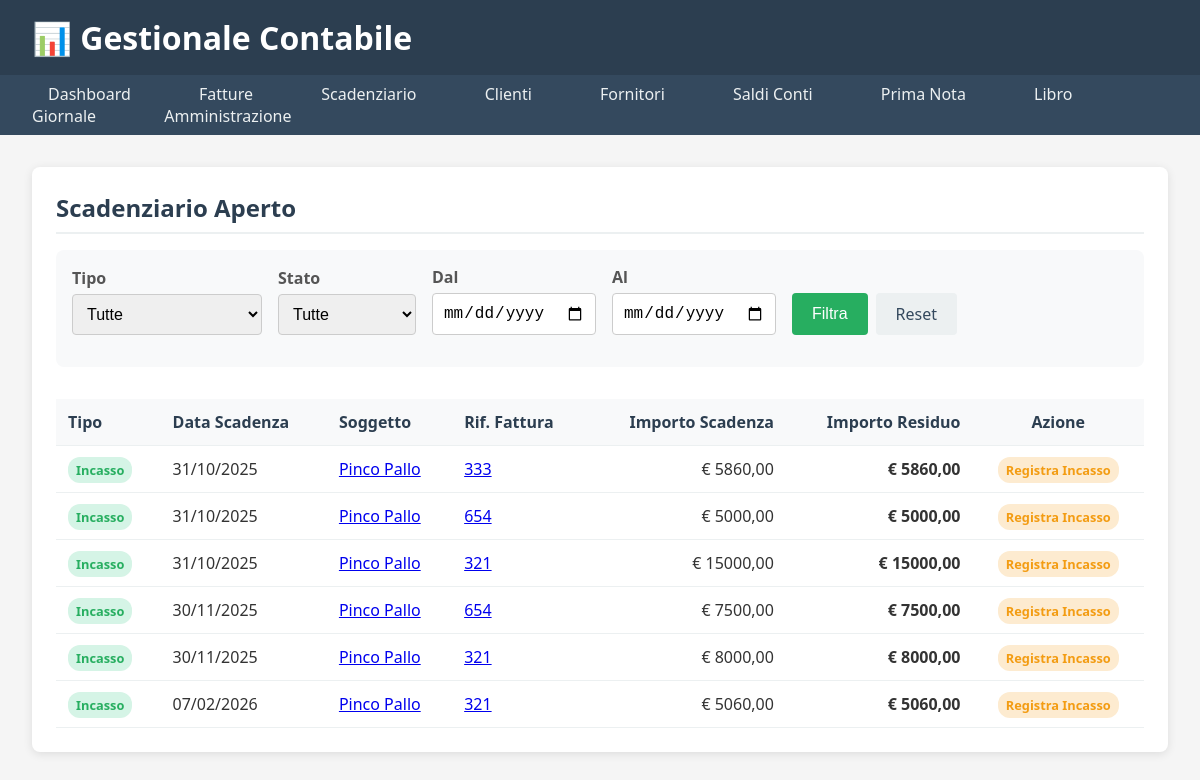
Before: /fatture/scadenziario/ with the older database file.
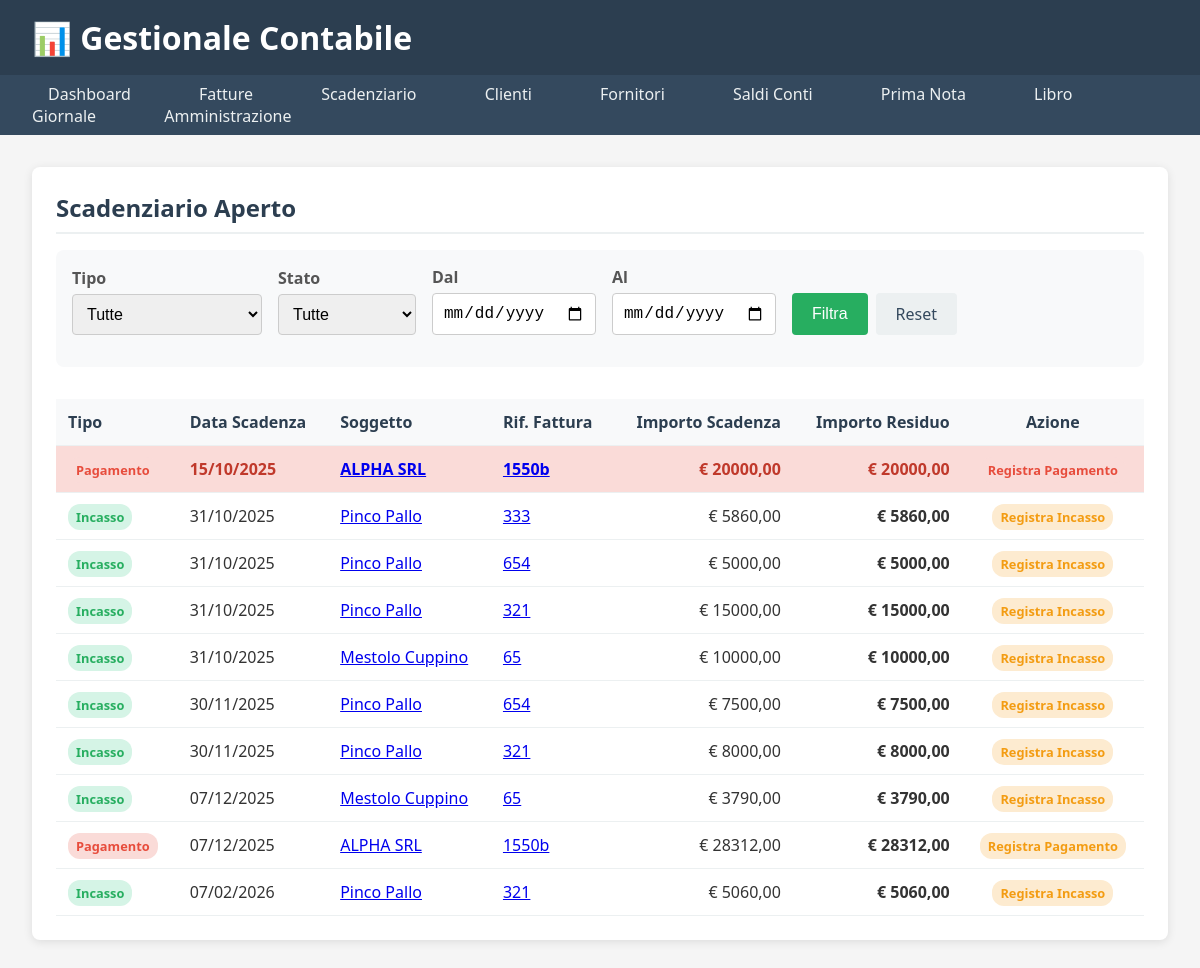
After: the same page with the newer database file.
### clienti/models.py (models this page shows, shortened)
class Cliente(models.Model):
    ragione_sociale = models.CharField(
        max_length=200,
        verbose_name="Ragione Sociale",
        help_text="Nome completo dell'azienda o della persona"
    )
    indirizzo = models.CharField(
        max_length=255,
        verbose_name="Indirizzo",
        blank=True
    )
    citta = models.CharField(
        max_length=100,
        verbose_name="Città",
        blank=True
    )
    cap = models.CharField(
        max_length=5,
        verbose_name="CAP",
        blank=True,
        validators=[RegexValidator(r'^\d{5}$', 'Il CAP deve avere 5 numeri')]
    )
    provincia = models.CharField(
        max_length=2,
        verbose_name="Provincia",
        blank=True,
        help_text="Sigla provincia (es: RM)"
    )
    partita_iva = models.CharField(
        max_length=11,
        verbose_name="Partita IVA",
        unique=True,
        validators=[RegexValidator(r'^\d{11}$', 'La P.IVA deve avere 11 numeri')],
        help_text="Partita IVA (11 cifre)"
    )
    codice_fiscale = models.CharField(
        max_length=16,
        verbose_name="Codice Fiscale",
        blank=True,
        help_text="Codice Fiscale (16 caratteri)"
    )
    email = models.EmailField(
        verbose_name="Email",
        blank=True
    )
    telefono = models.CharField(
        max_length=20,
        verbose_name="Telefono",
        blank=True
    )
    STATO_CLIENTE = [
        ('attivo', 'Attivo'),
        ('inattivo', 'Inattivo'),
        ('bloccato', 'Bloccato'),
    ]
    stato = models.CharField(
        max_length=10,
        choices=STATO_CLIENTE,
        default='attivo',
        verbose_name="Stato Cliente"
    )
    def get_absolute_url(self):
        return reverse('clienti:dettaglio_cliente', kwargs={'pk': self.pk})
    class Meta:
        verbose_name = "Cliente"
        verbose_name_plural = "Clienti"
        ordering = ['ragione_sociale']

### fatture/models.py (models this page shows, shortened)
class ScadenzaFattura(models.Model):
    fattura = models.ForeignKey(
        Fattura,
        on_delete=models.CASCADE,
        related_name='scadenze',
        verbose_name="Fattura di Riferimento"
    )
    data_scadenza = models.DateField(
        verbose_name="Data Scadenza Pagamento"
    )
    importo = models.DecimalField(
        max_digits=10,
        decimal_places=2,
        verbose_name="Importo Scadenza"
    )
    STATO_SCADENZA = [
        ('da_pagare', 'Da Pagare'),
        ('parzialmente_pagata', 'Parzialmente Pagata'),
        ('pagata', 'Pagata'),
    ]
    stato = models.CharField(
        max_length=20,
        choices=STATO_SCADENZA,
        default='da_pagare'
    )
    data_pagamento = models.DateField(
        null=True,
        blank=True,
        verbose_name="Data Effettiva Pagamento"
    )
    def is_scaduta(self):
        if not self.data_scadenza:
            return False
        return (self.data_scadenza < timezone.now().date()
                and self.stato != 'pagata')
    class Meta:
        verbose_name = "Scadenza Fattura"
        verbose_name_plural = "Scadenze Fatture"
        ordering = ['data_scadenza']

class Fattura(models.Model):
    cliente = models.ForeignKey(
        'clienti.Cliente',  # Referenza all'app clienti
        on_delete=models.PROTECT,  # Impedisce cancellazione se ci sono fatture
        related_name='fatture',
        verbose_name="Cliente",
        help_text="Seleziona il cliente a cui intestare la fattura"
    )
    numero = models.CharField(
        max_length=20,
        verbose_name="Numero Fattura"
    )
    data_emissione = models.DateField(
        verbose_name="Data Emissione"
    )
    importo_totale = models.DecimalField(
        max_digits=10,
        decimal_places=2,
        verbose_name="Importo Totale Fattura"
    )
    aliquota_iva = models.DecimalField(
        max_digits=5,
        decimal_places=2,
        default=22.00,
        verbose_name="Aliquota IVA"
    )
    descrizione = models.TextField(blank=True)
    STATO_FATTURA = [
        ('bozza', 'Bozza'),
        ('emessa', 'Emessa'),
        ('parzialmente_pagata', 'Parzialmente Pagata'),
        ('pagata', 'Pagata'),
    ]
    stato = models.CharField(
        max_length=20,
        choices=STATO_FATTURA,
        default='bozza'
    )

### fornitori/models.py (models this page shows, shortened)
class Fornitore(models.Model):
    ragione_sociale = models.CharField(max_length=200, verbose_name="Ragione Sociale")
    indirizzo = models.CharField(max_length=255, verbose_name="Indirizzo", blank=True)
    citta = models.CharField(max_length=100, verbose_name="Città", blank=True)
    cap = models.CharField(max_length=5, verbose_name="CAP", blank=True, validators=[RegexValidator(r'^\d{5}$', 'Il CAP deve avere 5 numeri')])
    provincia = models.CharField(max_length=2, verbose_name="Provincia", blank=True, help_text="Sigla provincia (es: MI)")
    partita_iva = models.CharField(
        max_length=11,
        verbose_name="Partita IVA",
        unique=True,
        validators=[RegexValidator(r'^\d{11}$', 'La P.IVA deve avere 11 numeri')]
    )
    codice_fiscale = models.CharField(max_length=16, verbose_name="Codice Fiscale", blank=True)
    email = models.EmailField(verbose_name="Email", blank=True)
    telefono = models.CharField(max_length=20, verbose_name="Telefono", blank=True)
    STATO_FORNITORE = [
        ('attivo', 'Attivo'),
        ('inattivo', 'Inattivo'),
        ('bloccato', 'Bloccato'),
    ]
    stato = models.CharField(max_length=10, choices=STATO_FORNITORE, default='attivo', verbose_name="Stato Fornitore")
    def get_absolute_url(self):
        return reverse('fornitori:dettaglio_fornitore', kwargs={'pk': self.pk})
    class Meta:
        verbose_name = "Fornitore"
        verbose_name_plural = "Fornitori"
        ordering = ['ragione_sociale']

### acquisti/models.py (models this page shows, shortened)
class ScadenzaFatturaAcquisto(models.Model):
    fattura_acquisto = models.ForeignKey(
        FatturaAcquisto,
        on_delete=models.CASCADE,
        related_name='scadenze_acquisto',
        verbose_name="Fattura di Riferimento"
    )
    data_scadenza = models.DateField(verbose_name="Data Scadenza Pagamento")
    importo = models.DecimalField(max_digits=10, decimal_places=2, verbose_name="Importo Scadenza")
    STATO_SCADENZA = [
        ('da_pagare', 'Da Pagare'),
        ('parzialmente_pagata', 'Parzialmente Pagata'),
        ('pagata', 'Pagata'),
    ]
    stato = models.CharField(max_length=20, choices=STATO_SCADENZA, default='da_pagare')
    data_pagamento = models.DateField(null=True, blank=True, verbose_name="Data Effettivo Pagamento")
    def is_scaduta(self):
        if not self.data_scadenza:
            return False
        return (self.data_scadenza < timezone.now().date() and self.stato != 'pagata')
    class Meta:
        verbose_name = "Scadenza Fattura di Acquisto"
        verbose_name_plural = "Scadenze Fatture di Acquisto"
        ordering = ['data_scadenza']

class FatturaAcquisto(models.Model):
    fornitore = models.ForeignKey(
        'fornitori.Fornitore',
        on_delete=models.PROTECT,
        related_name='fatture_acquisto',
        verbose_name="Fornitore"
    )
    numero = models.CharField(max_length=50, verbose_name="Numero Fattura")
    data_documento = models.DateField(verbose_name="Data Documento")
    data_ricezione = models.DateField(verbose_name="Data Ricezione", default=timezone.now)
    importo_totale = models.DecimalField(max_digits=10, decimal_places=2, verbose_name="Imponibile")
    aliquota_iva = models.DecimalField(max_digits=5, decimal_places=2, default=22.00, verbose_name="Aliquota IVA")
    descrizione = models.TextField(blank=True)
    STATO_FATTURA = [
        ('da_registrare', 'Da Registrare'),
        ('registrata', 'Registrata'),
        ('parzialmente_pagata', 'Parzialmente Pagata'),
        ('pagata', 'Pagata'),
    ]
    stato = models.CharField(max_length=20, choices=STATO_FATTURA, default='da_registrare')
    class Meta:
        verbose_name = "Fattura di Acquisto"
        verbose_name_plural = "Fatture di Acquisto"
        ordering = ['-data_documento']

### fatture/views.py (the view)
# urls.py: path('scadenziario/', views.scadenziario, name='scadenziario'),
def scadenziario(request):
    if request.method == 'POST':
        form_type = request.POST.get('form_type')
        if form_type == 'incasso':
            incasso_form = IncassoForm(request.POST)
            spesa_form = SpesaForm()
            if incasso_form.is_valid():
                scadenza_id = request.POST.get('scadenza_id')
                scadenza = get_object_or_404(ScadenzaFattura, id=scadenza_id)
                if scadenza.fattura.stato == 'bozza':
                    incasso_form.add_error(None, "Operazione non permessa: non è possibile registrare un incasso per una fattura in stato 'Bozza'.")
                else:
                    incasso = incasso_form.save(commit=False)
                    incasso.scadenza = scadenza
                    incasso.save()
                    return redirect('fatture:scadenziario')
        elif form_type == 'spesa':
            spesa_form = SpesaForm(request.POST)
            incasso_form = IncassoForm()
            if spesa_form.is_valid():
                scadenza_id = request.POST.get('scadenza_id')
                scadenza = get_object_or_404(ScadenzaFatturaAcquisto, id=scadenza_id)
                if scadenza.fattura_acquisto.stato == 'da_registrare':
                    spesa_form.add_error(None, "Operazione non permessa: non è possibile registrare un pagamento per una fattura di acquisto non ancora registrata.")
                else:
                    spesa = spesa_form.save(commit=False)
                    spesa.scadenza = scadenza
                    spesa.save()
                    return redirect('fatture:scadenziario')
    else:
        incasso_form = IncassoForm()
        spesa_form = SpesaForm()
    tipo_filtro = request.GET.get('tipo', 'tutte')
    stato_filtro = request.GET.get('stato', 'tutte')
    data_da = request.GET.get('data_da')
    data_a = request.GET.get('data_a')
    scadenze_attive_qs = ScadenzaFattura.objects.annotate(
        residuo_calcolato=F('importo') - Coalesce(Sum('incassi__importo_incassato'), Decimal('0.00'))
    ).filter(residuo_calcolato__gt=0)
    scadenze_passive_qs = ScadenzaFatturaAcquisto.objects.annotate(
        residuo_calcolato=F('importo') - Coalesce(Sum('pagamenti__importo_pagato'), Decimal('0.00'))
    ).filter(residuo_calcolato__gt=0)
    if stato_filtro == 'scadute':
        scadenze_attive_qs = scadenze_attive_qs.filter(data_scadenza__lt=timezone.now().date())
        scadenze_passive_qs = scadenze_passive_qs.filter(data_scadenza__lt=timezone.now().date())
    if data_da:
        scadenze_attive_qs = scadenze_attive_qs.filter(data_scadenza__gte=data_da)
        scadenze_passive_qs = scadenze_passive_qs.filter(data_scadenza__gte=data_da)
    if data_a:
        scadenze_attive_qs = scadenze_attive_qs.filter(data_scadenza__lte=data_a)
        scadenze_passive_qs = scadenze_passive_qs.filter(data_scadenza__lte=data_a)
    scadenze_unificate = []
    if tipo_filtro in ['tutte', 'attive']:
        for s in scadenze_attive_qs.select_related('fattura__cliente'):
            scadenze_unificate.append({
                'tipo': 'attiva',
                'data_scadenza': s.data_scadenza,
                'riferimento_fattura': s.fattura.numero,
                'url_fattura': reverse('fatture:dettaglio_fattura', kwargs={'pk': s.fattura.pk}),
                'soggetto': s.fattura.cliente,
                'url_soggetto': s.fattura.cliente.get_absolute_url(),
                'importo_scadenza': s.importo,
                'residuo': s.residuo_calcolato,
                'is_scaduta': s.is_scaduta(),
                'pk': s.pk
            })
    if tipo_filtro in ['tutte', 'passive']:
        for s in scadenze_passive_qs.select_related('fattura_acquisto__fornitore'):
            scadenze_unificate.append({
                'tipo': 'passiva',
                'data_scadenza': s.data_scadenza,
                'riferimento_fattura': s.fattura_acquisto.numero,
                'url_fattura': reverse('acquisti:dettaglio_fattura_acquisto', kwargs={'pk': s.fattura_acquisto.pk}),
                'soggetto': s.fattura_acquisto.fornitore,
                'url_soggetto': s.fattura_acquisto.fornitore.get_absolute_url(),
                'importo_scadenza': s.importo,
                'residuo': s.residuo_calcolato,
                'is_scaduta': s.is_scaduta(),
                'pk': s.pk
            })
    scadenze_unificate.sort(key=lambda x: x['data_scadenza'])
    context = {
        'scadenze': scadenze_unificate,
        'incasso_form': incasso_form,
        'spesa_form': spesa_form,
        'titolo_pagina': 'Scadenziario Aperto'
    }
    return render(request, 'fatture/scadenziario.html', context)

### tesoreria/forms.py (shortened to what this page needs)
class IncassoForm(forms.ModelForm):
    residuo_scadenza = forms.DecimalField(widget=forms.HiddenInput(), required=False)
    class Meta:
        model = Incasso
        fields = [
            'residuo_scadenza', # Aggiunto per l'ordine
            'data_incasso',
            'importo_incassato',
            'conto_bancario',
            'metodo_pagamento',
            'note'
        ]
        widgets = {
            'data_incasso': forms.DateInput(attrs={'type': 'date'}),
            'note': forms.Textarea(attrs={'rows': 3}),
        }
    def __init__(self, *args, **kwargs):
        super().__init__(*args, **kwargs)
        self.fields['conto_bancario'].queryset = ContoBancario.objects.filter(attivo=True)

### tesoreria/models.py (called while the page is built)
    def __str__(self):
        return f"{self.nome}"

### templates/fatture/scadenziario.html (shortened to what this page needs)
{% extends "base.html" %}
{% block content %}
<div class="section">
  <h2>{{ titolo_pagina }}</h2>
  <form method="get" class="filter-form">
    <div class="form-group">
      <label for="id_tipo">Tipo</label>
      <select name="tipo" id="id_tipo">
        <option value="tutte" {% if request.GET.tipo == 'tutte' %}selected{% endif %}>Tutte</option>
      </select>
    </div>
    <div class="form-group">
      <label for="id_stato">Stato</label>
      <select name="stato" id="id_stato">
        <option value="tutte" {% if request.GET.stato == 'tutte' %}selected{% endif %}>Tutte</option>
      </select>
    </div>
    <div class="form-group">
      <label for="id_data_da">Dal</label>
      <input type="date" name="data_da" id="id_data_da" value="{{ request.GET.data_da|default:'' }}">
    </div>
    <div class="form-group">
      <label for="id_data_a">Al</label>
      <input type="date" name="data_a" id="id_data_a" value="{{ request.GET.data_a|default:'' }}">
    </div>
    <div class="form-group filter-actions">
      <button type="submit" class="button-primary">Filtra</button>
      <a href="{% url 'fatture:scadenziario' %}" class="button">Reset</a>
    </div>
  </form>
  <table class="table">
    <thead>
      <tr>
        <th>Tipo</th>
        <th>Data Scadenza</th>
        <th>Soggetto</th>
        <th>Rif. Fattura</th>
        <th style="text-align: right;">Importo Scadenza</th>
        <th style="text-align: right;">Importo Residuo</th>
        <th style="text-align: center;">Azione</th>
      </tr>
    </thead>
    <tbody>
      {% for s in scadenze %}
      <tr class="{% if s.is_scaduta %}scadenza-scaduta{% endif %}">
        <td>
          {% if s.tipo == 'attiva' %}
            <span class="badge success">Incasso</span>
          {% else %}
            <span class="badge danger">Pagamento</span>
          {% endif %}
        </td>
        <td>{{ s.data_scadenza|date:"d/m/Y" }}</td>
        <td><a href="{{ s.url_soggetto }}">{{ s.soggetto.ragione_sociale }}</a></td>
        <td><a href="{{ s.url_fattura }}">{{ s.riferimento_fattura }}</a></td>
        <td style="text-align: right;">€ {{ s.importo_scadenza|floatformat:2 }}</td>
        <td style="text-align: right; font-weight: bold;">€ {{ s.residuo|floatformat:2 }}</td>
        <td style="text-align: center;">
          <span
            class="badge {% if s.is_scaduta %}danger{% else %}warning{% endif %} open-modal-btn"
            style="cursor: pointer;"
            data-scadenza-id="{{ s.pk }}"
            data-residuo="{{ s.residuo }}"
            data-form-type="{% if s.tipo == 'attiva' %}incasso{% else %}spesa{% endif %}"
            data-fattura-numero="{{ s.riferimento_fattura }}">
            {% if s.tipo == 'attiva' %}Registra Incasso{% else %}Registra Pagamento{% endif %}
          </span>
        </td>
      </tr>
      {% empty %}
      <tr><td colspan="7">Nessuna scadenza trovata con i filtri selezionati.</td></tr>
      {% endfor %}
    </tbody>
  </table>
</div>
{% endblock %}

Changed rows visible on the page:
now on this page (row unchanged): Fornitore: shows "Pagamento", data_scadenza "15/10/2025", soggetto.ragione_sociale "ALPHA SRL", riferimento_fattura "1550b", importo_scadenza "20000,00", residuo "20000,00", shows "Registra Pagamento", data_scadenza "07/12/2025", importo_scadenza "28312,00", residuo "28312,00"
added Cliente: shows "Incasso", data_scadenza "31/10/2025", soggetto.ragione_sociale "Mestolo Cuppino", riferimento_fattura "65", importo_scadenza "10000,00", residuo "10000,00", shows "Registra Incasso", data_scadenza "07/12/2025", importo_scadenza "3790,00", residuo "3790,00"
